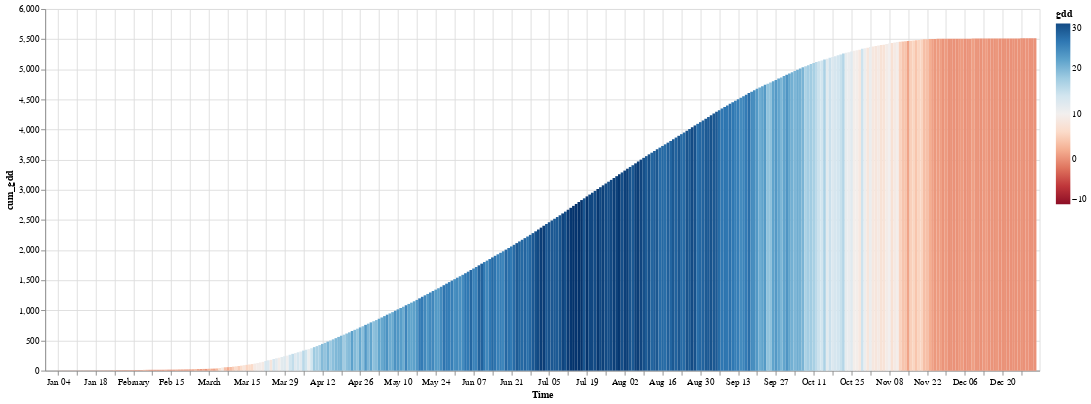

The notebook cell this image was saved under:
### Code cell
alt.Chart(df).mark_bar(size=3).encode(
   x=alt.X('Time:T'),
           # scale=alt.Scale(domain=[0,365], nice=False)),
    y='cum_gdd:Q',
    color=alt.Color(
        'gdd:Q', scale=alt.Scale(scheme='redblue', domain=(-10, 30))),
    tooltip=[
        alt.Tooltip('doy:Q', title='doy'),
        alt.Tooltip('gdd:Q', title='gdd')
    ]).properties(width=1100, height=400)

### Figure 1 — Vega-Lite specification as saved in the notebook (floating-point values rounded to 4 significant figures; data arrays with more than 128 entries replaced by an {"elided": "..."} marker saying what was removed)
{"config": {"view": {"continuousWidth": 400, "continuousHeight": 300}}, "data": {"name": "data-6c949c1ec89673748ff2c1f81aeeba36"}, "mark": {"type": "bar", "size": 3}, "encoding": {"color": {"field": "gdd", "scale": {"domain": [-10, 30], "scheme": "redblue"}, "type": "quantitative"}, "tooltip": [{"field": "doy", "title": "doy", "type": "quantitative"}, {"field": "gdd", "title": "gdd", "type": "quantitative"}], "x": {"field": "Time", "type": "temporal"}, "y": {"field": "cum_gdd", "type": "quantitative"}}, "height": 400, "width": 1100, "$schema": "https://vega.github.io/schema/vega-lite/v4.17.0.json", "datasets": {"data-6c949c1ec89673748ff2c1f81aeeba36": {"elided": "366 records"}}}
